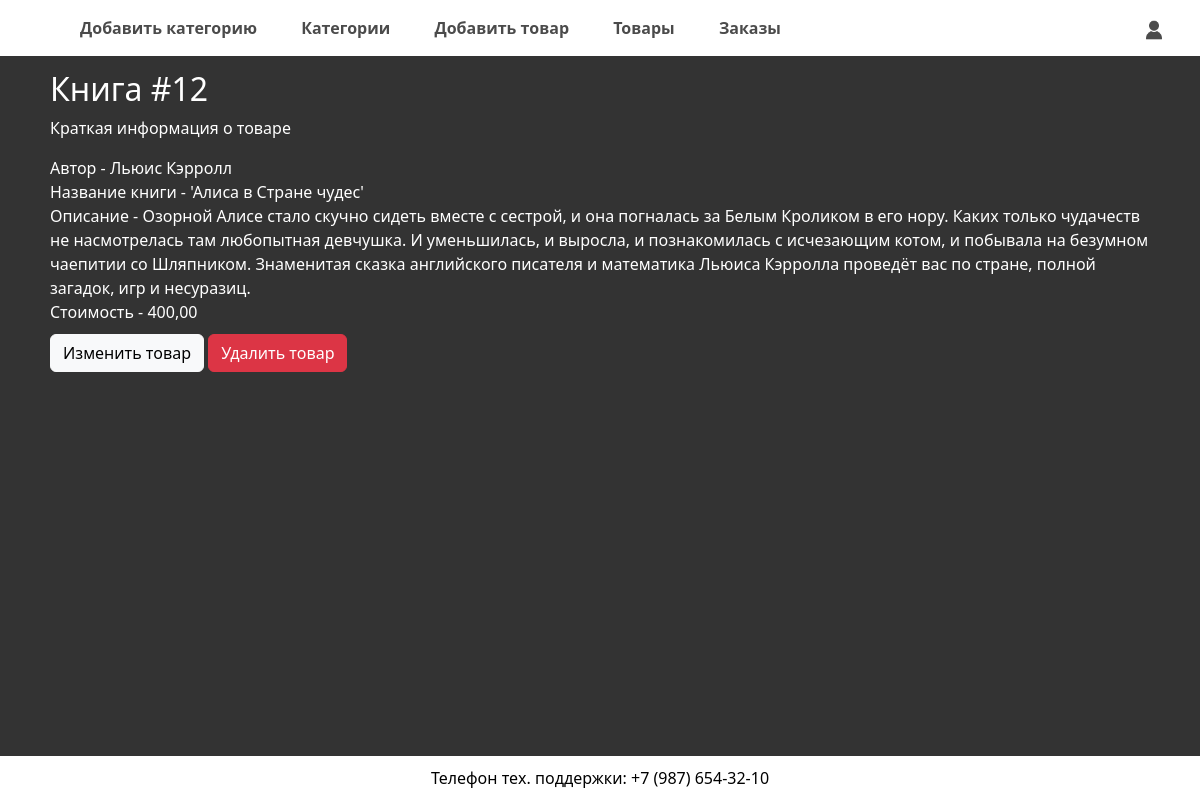
Screenshot of /products/alisa-v-strane-chudes-12/ (signed in) with the database file from the repository.
### shop/models.py (models this page shows, shortened)
class Product(models.Model):
    category = models.ForeignKey(Category,
                                 related_name='products',
                                 on_delete=models.CASCADE)
    author = models.CharField(max_length=75, verbose_name='Автор')
    name = models.CharField(max_length=200,
                            verbose_name='Название книги')
    description = models.TextField(blank=True, verbose_name='Описание книги')
    slug = models.SlugField(max_length=200)
    image = models.ImageField(upload_to='products/%Y/%m/%d',
                              blank=True, verbose_name='Фото')
    price = models.DecimalField(max_digits=10,
                                decimal_places=2)
    available = models.BooleanField(default=True)
    created = models.DateTimeField(auto_now_add=True)
    updated = models.DateTimeField(auto_now=True)
    class Meta:
        ordering = ['name']
        indexes = [
            models.Index(fields=['id', 'slug']),
            models.Index(fields=['name']),
            models.Index(fields=['-created']),
        ]
        verbose_name = 'Товар'
        verbose_name_plural = 'Товары'

### shop/views.py (the view)
# urls.py: path('<slug:slug>/', ProductDetailView.as_view(), name='product_detail'),
class ProductDetailView(DetailView):
    model = Product
    template_name = ('shop/admin/product_detail.html')
    context_object_name = 'product'
    slug_url_kwarg = 'slug'
    def get_template_names(self):
        user = get_user_model()
        admin = user.objects.get(username='staff')
        if self.request.user == admin:
            return ['shop/admin/product_detail.html']
        else:
            return ['shop/product_detail.html']
    def get_context_data(self, **kwargs):
        context = super().get_context_data(**kwargs)
        category = self.object.category
        products = []
        for pr in category.products.all():
            if pr != self.object:
                products.append(pr)
        shuffle(products)
        products = products[:2]
        context['products'] = products
        return context

### cart/context_processors.py (called while the page is built)
def cart(request):
    if request.user.id:
        return {'cart': ProductCartUser(request)}
    return {'cart': Cart(request)}

### orders/context_processors.py (called while the page is built)
def quick_order_form(request):
    return {'quick_order_form': QuickOrderForm()}

### shop/templates/shop/admin/product_detail.html (shortened to what this page needs)
{% extends 'base_admin.html' %}
{% block content %}
<h2 class="book_h2">Книга #{{product.id}}</h2>
<p>Краткая информация о товаре</p>
<div>Автор - {{product.author}}</div>
<div>Название книги - '{{product.name}}'</div>
<div>Описание - {{product.description}}</div>
<div>Стоимость - {{product.price}}</div>
<a href="{% url 'shop:product_edit' slug=product.slug %}" class="btn btn-light">Изменить товар</a>
<a href="{% url 'shop:product_delete' slug=product.slug %}" class="btn btn-danger">Удалить товар</a>
{% endblock content %}

### static/css/styles.css (style rules this page uses)
* { box-sizing: border-box; margin: 0; padding: 0; }
body { font-family: Arial, sans-serif; background-color: #e2e1e1; min-height: 100%; margin-top: 50px; }
.btn { display: inline-block; margin-top: 10px; padding: 10px 15px; background-color: #28a745; color: white; text-decoration: none; }
.book_h2 { margin-right: 20px; }

### rows the page displays
Product: id "12", author "Льюис Кэрролл", name "Алиса в Стране чудес", description "Озорной Алисе стало скучно сидеть вместе с сестрой, и она погналась за Белым Кроликом в его нору. Каких только чудачеств не насмотрелась там любопытная девчушка. И уменьшилась, и выросла, и познакомилась с исчезающим котом, и побывала на безумном чаепитии со Шляпником. Знаменитая сказка английского писателя и математика Льюиса Кэрролла проведёт вас по стране, полной загадок, игр и несуразиц.", price "400,00"
